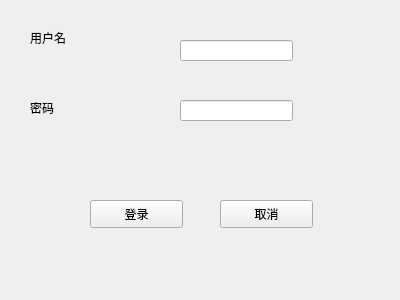
<?xml version="1.0" encoding="UTF-8"?>
<ui version="4.0">
 <class>Frame</class>
 <widget class="QFrame" name="Frame">
  <property name="geometry">
   <rect>
    <x>0</x>
    <y>0</y>
    <width>400</width>
    <height>300</height>
   </rect>
  </property>
  <property name="windowTitle">
   <string>Frame</string>
  </property>
  <widget class="QLabel" name="label">
   <property name="geometry">
    <rect>
     <x>30</x>
     <y>30</y>
     <width>72</width>
     <height>15</height>
    </rect>
   </property>
   <property name="text">
    <string>用户名</string>
   </property>
  </widget>
  <widget class="QLabel" name="label_2">
   <property name="geometry">
    <rect>
     <x>30</x>
     <y>100</y>
     <width>72</width>
     <height>15</height>
    </rect>
   </property>
   <property name="text">
    <string>密码</string>
   </property>
  </widget>
  <widget class="QLineEdit" name="lineEdit">
   <property name="geometry">
    <rect>
     <x>180</x>
     <y>40</y>
     <width>113</width>
     <height>21</height>
    </rect>
   </property>
  </widget>
  <widget class="QLineEdit" name="lineEdit_2">
   <property name="geometry">
    <rect>
     <x>180</x>
     <y>100</y>
     <width>113</width>
     <height>21</height>
    </rect>
   </property>
  </widget>
  <widget class="QPushButton" name="pushButton">
   <property name="geometry">
    <rect>
     <x>90</x>
     <y>200</y>
     <width>93</width>
     <height>28</height>
    </rect>
   </property>
   <property name="text">
    <string>登录</string>
   </property>
  </widget>
  <widget class="QPushButton" name="pushButton_2">
   <property name="geometry">
    <rect>
     <x>220</x>
     <y>200</y>
     <width>93</width>
     <height>28</height>
    </rect>
   </property>
   <property name="text">
    <string>取消</string>
   </property>
  </widget>
 </widget>
 <resources/>
 <connections/>
</ui>
